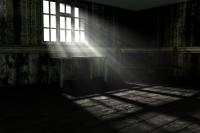
#> input picture ce326/hw2/python/dark-room_200x133.ppm, 200 x 133 px
$ python main.py
#> lines starting #> are read from the running program, lines starting #| are printed output that depends on the picture
### ce326/hw2/python/PPMImage.py
from RGBImage import RGBImage
from RGBPixel import RGBPixel
from UnsupportedFileFormatException import UnsupportedFileFormatException
import os
import numpy as np
import os.path
import io
import imghdr
from os.path import exists
from os import path

class PPMImage(RGBImage):

    def __init__(self, f): #throws FileNotFoundException, UnsupportedFileFormatException//a copy of a ppm image

        #if f is an image
        if(isinstance(f, RGBImage)):
            self.height = f.height;
            self.width = f.width;
            self.colordepth = f.colordepth;
            self.array = np.empty(shape = (self.width, self.height), dtype = RGBPixel);

            for i in range(self.height):
                for j in range(self.width):
                    self.array[i][j]= f.array[i][j];

        #if the f is a file
        elif(isinstance(f, io.IOBase)):
            times = 0; #mas leei se poia metavliti anaferetai h kathe timi pou yparxei sto arxeio
            first = 1; #distinguish height, width, colordepth from red, blue, green
            heightHelp = 0;
            widthHelp = 0;
            var = 0;

            self.f = f;

            try:
                strPpm = os.path.basename(f.name)
                if((strPpm[len(strPpm) - 4 : len(strPpm)]) != '.ppm'):
                    raise UnsupportedFileFormatException()

                string = f.read().rstrip('\n')

                splits = string.split(); #traverse first object(P3)

                #read the information from the .ppm file and save them to array, width, height, colordepth
                for split in splits:
                    var = var + 1
                    if(var == 1):
                        continue

                    times = times + 1;
                    if first == 1:
                        if times == 1:
                            self.width = int(split);
                        elif times == 2:
                            self.height = int(split);
                        elif times == 3:
                            self.colordepth = int(split);

                            self.array = np.empty(shape = (self.height, self.width), dtype = RGBPixel)
                            for k in range(self.height): #initialisation rgb array
                                for j in range(self.width):
                                    self.array[k][j] = RGBPixel(0, 0, 0, 255);

                            first = 0;
                            times = 0;

                    else:
                       if times == 1: #times = 1 ->red colour
                            self.array[heightHelp][widthHelp].Red = int(split);

                       elif times == 2: #times = 2 ->green colour
                            self.array[heightHelp][widthHelp].Green = int(split);

                       elif times == 3: #times = 3 ->blue colour
                            self.array[heightHelp][widthHelp].Blue = int(split);
                            times = 0; #initialisation of height/width for next loop

                            if (heightHelp == self.height - 1) & (widthHelp == self.width - 1):
                                break;

                            elif widthHelp == (self.width - 1): #reinitialise so that colours get in the right pixels
                                widthHelp = 0;
                                heightHelp = heightHelp + 1;

                            else:
                                widthHelp = widthHelp + 1;

            except FileNotFoundError:
                print("File not Found!")
            except UnsupportedFileFormatException:
                print("UnsupportedFileFormatException")


        else:
            self.height = 0;
            self.width = 0;
            self.colordepth = 0;
            self.array = np.empty(shape = (self.width, self.height), dtype = RGBPixel);


    #initilisation of an image created from ppmimagestacker
    # [27 lines left out: functions PPMImage_fromstacker, toString, not called in this run]

    def toFile(self, file):
        try:
            self.f = file

            #delete the contents of the file
            file.truncate(0)

            string = "P3";
            string += "\n";
            string += str(self.width);
            string += " ";
            string += str(self.height);
            string += "\n";
            string += "255";
            string += "\n";

            for i in range(self.height):
                for j in range(self.width):
                    string += str(self.array[i][j].Red)
                    string += " ";
                    string += str(self.array[i][j].Green)
                    string += " ";
                    string += str(self.array[i][j].Blue)
                    string += " ";
                string += "\n";

            file.write(string)

        except IOError:
            print("An error occurred during writing");


### ce326/hw2/python/RGBImage.py
from RGBPixel import RGBPixel
import numpy as np

MAX_COLORDEPTH = 255

class RGBImage:

    # [27 lines left out: functions __init__, RGBImage_copy, RGBImage_yuv, not called in this run]

    def getWidth(self):
        return (self.width);

    def getHeight(self):
        return (self.height);

    def getColorDepth(self):
        return (self.colordepth);

    def getPixel(self,row, col):
        return self.array[row][col];

    # [20 lines left out: functions setPixel, printRGB, grayscale, not called in this run]


    def doublesize(self): #brightness of each pixel is copied in different positions
        arrayhelp = np.empty(shape = (2 * self.height, 2 * self.width), dtype = RGBPixel)

        for i in range(self.height * 2):
            for j in range (self.width * 2):
                arrayhelp[i][j] = RGBPixel(1, 2, 3, 15);

        for i in range(self.height):
            for j in range (self.width):
                 arrayhelp[2 * i][2 * j] = self.array[i][j];
                 arrayhelp[2 * i + 1][2 * j] = self.array[i][j];
                 arrayhelp[2 * i][2 * j + 1] = self.array[i][j];
                 arrayhelp[2 * i + 1][2 * j + 1] = self.array[i][j];


        self.array = arrayhelp;
        self.height = 2 * self.height;
        self.width = 2 * self.width;


    # [17 lines left out: function foursize, not called in this run]


    def halfsize(self): # brightness of a pixel = average brightness of other pixels
        mesosOrosBlue = 0;
        mesosOrosRed = 0;
        mesosOrosGreen = 0;

        arrayhelp = np.empty(shape = (int(self.height / 2), int(self.width / 2)), dtype = RGBPixel)

        for i in range(int(self.height / 2)):
            for j in range (int(self.width / 2)):
                arrayhelp[i][j] = RGBPixel(1, 2, 3, 15);

        for i in range(int(self.height / 2)):
            for j in range (int(self.width / 2)):
               mesosOrosBlue += self.array[2 * i][2 * j].Blue;
               mesosOrosBlue += self.array[2 * i + 1][2 * j].Blue;
               mesosOrosBlue += self.array[2 * i][2 * j + 1].Blue;
               mesosOrosBlue += self.array[2 * i + 1][2 * j + 1].Blue;

               arrayhelp[i][j].Blue = int(mesosOrosBlue / 4);

               mesosOrosRed += self.array[2 * i][2 * j].Red;
               mesosOrosRed += self.array[2 * i + 1][2 * j].Red;
               mesosOrosRed += self.array[2 * i][2 * j + 1].Red;
               mesosOrosRed += self.array[2 * i + 1][2 * j + 1].Red;

               arrayhelp[i][j].Red = int(mesosOrosRed / 4);

               mesosOrosGreen += self.array[2 * i][2 * j].Green;
               mesosOrosGreen += self.array[2 * i + 1][2 * j].Green;
               mesosOrosGreen += self.array[2 * i][2 * j + 1].Green;
               mesosOrosGreen += self.array[2 * i + 1][2 * j + 1].Green;

               arrayhelp[i][j].Green = int(mesosOrosGreen / 4);

               mesosOrosBlue = 0;
               mesosOrosRed = 0;
               mesosOrosGreen = 0;


        self.array = arrayhelp;
        self.height = int(self.height / 2);
        self.width = int(self.width / 2);


    def rotateClockwise(self): #rotate a photo 90 degrees clockwise
        arrayHelp = np.empty(shape = (self.width, self.height), dtype = RGBPixel)
        newColumn = 0;
        newRow = 0;

        for i in range(self.height):
            for j in range (self.width):
                arrayHelp[j][self.height - i - 1] = self.array[i][j];


        self.array = arrayHelp;
        newHeight = self.width;
        self.width = self.height;
        self.height = newHeight;


### ce326/hw2/python/RGBPixel.py
class RGBPixel:

    def __init__(self, red, green, blue, value):
        self.Red = red;
        self.Green = green;
        self.Blue = blue;
        self.value = value | (red << 16);
        self.value = value | (green << 8);
        self.value = value | (blue);

    # [31 lines left out: functions RGBPixel_copy, RGBPixel_yuv, not called in this run]


    def getRed(self):
        return (self.Red);

    def getGreen(self):
        return (self.Green);

    def getBlue(self):
        return (self.Blue);

    # [15 lines left out: functions setRed, setGreen, setBlue, not called in this run]

    def getRGB(self):
        return (self.value);

    # [10 lines left out: functions setRGB, setRGB, not called in this run]

    def printPixel(self):
        print("Blue: ", self.Blue, " Red: ", self.Red, " Green: ", self.Green);

### ce326/hw2/python/main.py
from RGBImage import RGBImage
from RGBPixel import RGBPixel
from PPMImage import PPMImage
from YUVPixel import YUVPixel
from YUVImage import YUVImage
from Histogram import Histogram
import matplotlib.pyplot as plt
import matplotlib.image as mpimg
from PIL import Image
import numpy as np
import os

#create a PPMImage copy of an another one
image = Image.open("dark-room_200x133.ppm")
#> image is the input picture: PIL image 200x133 RGB; mean R, G, B 37.2, 37.8, 34
#image.show()

file = open("dark-room_200x133.ppm")
darmRoomCopy = PPMImage(file);

f = open("img.ppm", "a")
darmRoomCopy.toFile(f)
#print("The contents of the new file", darmRoomCopy.toString())

image = Image.open("img.ppm")
image.show()

#Then the doubleSize is going to be printed
darmRoomCopy.doublesize();
fileDouble = open("img.ppm", "a")
darmRoomCopy.toFile(f)

image = Image.open("img.ppm")
#> image: PIL image 400x266 RGB
image.show()

#Then the halfsize is going to be printed
darmRoomCopy.halfsize();
darmRoomCopy.toFile(f)

image = Image.open("img.ppm")
image.show()

#Then the rotation Clockwise is going to be printed
darmRoomCopy.rotateClockwise();
darmRoomCopy.toFile(f)

image = Image.open("img.ppm")
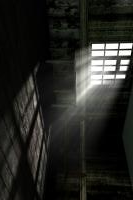
#> image: PIL image 133x200 RGB; mean R, G, B 37.2, 37.8, 34
image.show()
